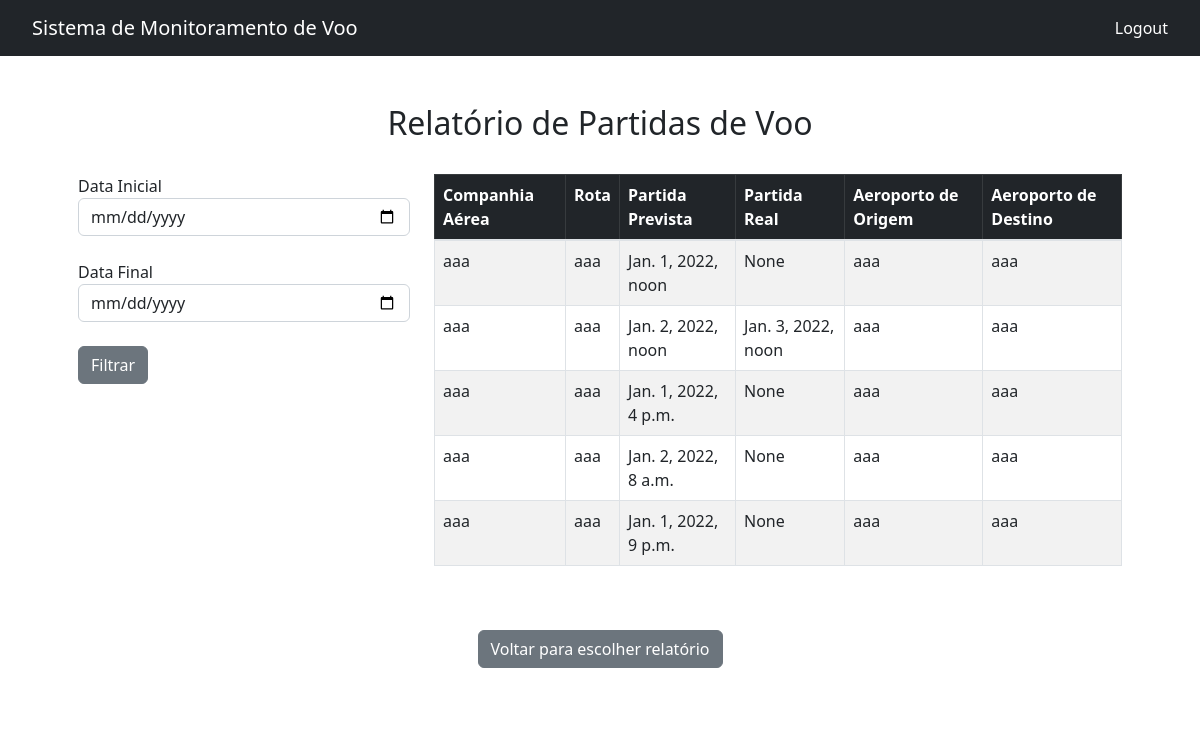
The page /relatorios/partidas on the database as committed earlier.
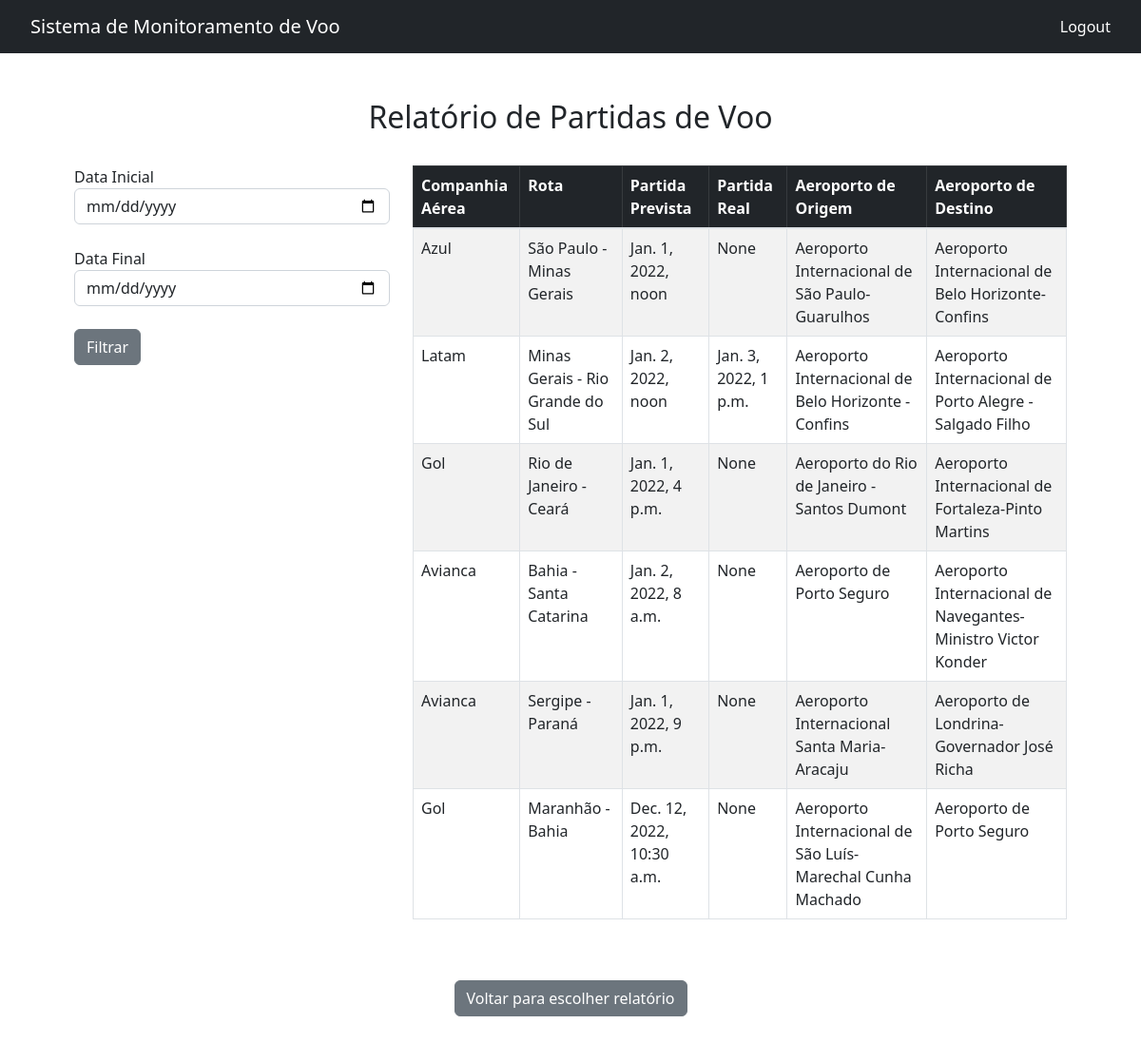
The same page on the database as committed later.
### aeroporto/models.py (models this page shows, shortened)
class Voo(models.Model):
    codigoVoo = models.IntegerField(primary_key=True, null=False, unique=True)
    companhiaAerea = models.CharField(max_length=100, null=False)
    partidaPrevista = models.DateTimeField(null=False)
    partidaReal = models.DateTimeField(null=True)
    chegadaPrevista = models.DateTimeField(null=False)
    chegadaReal = models.DateTimeField(null=True)
    status = models.CharField(max_length=100, null=False, default='Aguardo')
    rota = models.CharField(max_length=100, null=True)
    aeroportoOrigem = models.CharField(max_length=100, null=False)
    aeroportoDestino = models.CharField(max_length=100, null=False)
    condicao = models.CharField(max_length=100, null=False)
    class Meta:
        db_table = 'voos'

### aeroporto/views.py (the view)
# urls.py: path('relatorios/partidas', views.relatorio_partidas_view, name='relatorio_partidas'),
def relatorio_partidas_view(request):
    template_name = 'relatorio/relatorio_partidas.html'
    object_list = Voo.objects.all()
    start_date = request.GET.get('start_date')
    end_date = request.GET.get('end_date')
    if start_date and end_date:
        end_date = parse(end_date) + timedelta(1)
        object_list = object_list.filter(
            partidaReal__range=[start_date, end_date]
        )
    context =  {'object_list': object_list}
    return render(request, template_name, context=context)

### template/relatorio/relatorio_partidas.html (shortened to what this page needs)
{% load static %}
<!DOCTYPE html>
<html>
<head>
    <link rel="stylesheet" href="{% static 'css/bootstrap/bootstrap.min.css' %}">
    <link rel="stylesheet" href="{% static 'css/navbar.css' %}">
    <link rel="stylesheet" href="{% static 'css/relatorio.css' %}">
</head>
<body>
    <div class="nav-container">
        <nav class="navbar navbar-expand navbar-dark bg-dark">
            <a class="navbar-brand">Sistema de Monitoramento de Voo</a>
            <div class="collapse navbar-collapse" id="navbarText">
                <span class="navbar-text">
                        <a class="nav-link" href="{% url 'voos'%}">Logout</a>
                </span>
            </div>
        </nav>
    </div>
    <div class="container-xl p-5 box-tabela">
        <h2>Relatório de Partidas de Voo</h2>
        <br>
        <div class="row">
            <div class="col-md-4">
                <form>
                    <label>
                        Data Inicial
                        </label>
                    <input class="form-control ml-sm-2 mr-sm-2" name="start_date" type="date">
                    <br>
                    <label>
                        Data Final
                    </label>
                    <input class="form-control ml-sm-2 mr-sm-2" name="end_date" type="date">
                    <br>
                    <button class="btn btn-secondary" type="submit">Filtrar</button>
                </form>
            </div>
            <div class="col-md-8">
                <table class="table table-striped table-bordered">
                    <thead class="table-dark">
                        <tr>
                            <th scope="col ">Companhia Aérea</th>
                            <th scope="col ">Rota</th>
                            <th scope="col">Partida Prevista</th>
                            <th scope="col">Partida Real</th>
                            <th scope="col ">Aeroporto de Origem</th>
                            <th scope="col ">Aeroporto de Destino</th>
                        </tr>
                    </thead>
                    <tbody class="table-group-divider">
                        {% for voo in object_list %}
                        <tr>
                            <td> {{ voo.companhiaAerea }} </td>
                            <td> {{ voo.rota }} </td>
                            <td> {{ voo.partidaPrevista}} </td>
                            <td> {{ voo.partidaReal }} </td>
                            <td> {{ voo.aeroportoOrigem }} </td>
                            <td> {{ voo.aeroportoDestino }} </td>
                        </tr>
                        {% endfor %}
                    </tbody>
                </table>
            </div>
        </div>
        <br>
        <br>
        <a href="{% url 'relatorio' %}" class="btn btn-secondary ">Voltar para escolher relatório</a>
    </div>
</body>
</html>

Rows that differ between the two databases and show on the page:
changed Voo: companhiaAerea "aaa" → "Azul"; rota "aaa" → "São Paulo - Minas Gerais"; aeroportoOrigem "aaa" → "Aeroporto Internacional de São Paulo-Guarulhos"; aeroportoDestino "aaa" → "Aeroporto Internacional de Belo Horizonte-Confins"
changed Voo: companhiaAerea "aaa" → "Latam"; rota "aaa" → "Minas Gerais - Rio Grande do Sul"; partidaReal "Jan. 3, 2022, noon" → "Jan. 3, 2022, 1 p.m."; aeroportoOrigem "aaa" → "Aeroporto Internacional de Belo Horizonte - Confins"; aeroportoDestino "aaa" → "Aeroporto Internacional de Porto Alegre - Salgado Filho"
changed Voo: companhiaAerea "aaa" → "Gol"; rota "aaa" → "Rio de Janeiro - Ceará"; aeroportoOrigem "aaa" → "Aeroporto do Rio de Janeiro - Santos Dumont"; aeroportoDestino "aaa" → "Aeroporto Internacional de Fortaleza-Pinto Martins"
changed Voo: companhiaAerea "aaa" → "Avianca"; rota "aaa" → "Bahia - Santa Catarina"; aeroportoOrigem "aaa" → "Aeroporto de Porto Seguro"; aeroportoDestino "aaa" → "Aeroporto Internacional de Navegantes-Ministro Victor Konder"
changed Voo: companhiaAerea "aaa" → "Avianca"; rota "aaa" → "Sergipe - Paraná"; aeroportoOrigem "aaa" → "Aeroporto Internacional Santa Maria-Aracaju"; aeroportoDestino "aaa" → "Aeroporto de Londrina-Governador José Richa"
added Voo: companhiaAerea "Gol", rota "Maranhão - Bahia", partidaPrevista "Dec. 12, 2022, 10:30 a.m.", partidaReal "None", aeroportoOrigem "Aeroporto Internacional de São Luís-Marechal Cunha Machado", aeroportoDestino "Aeroporto de Porto Seguro"
